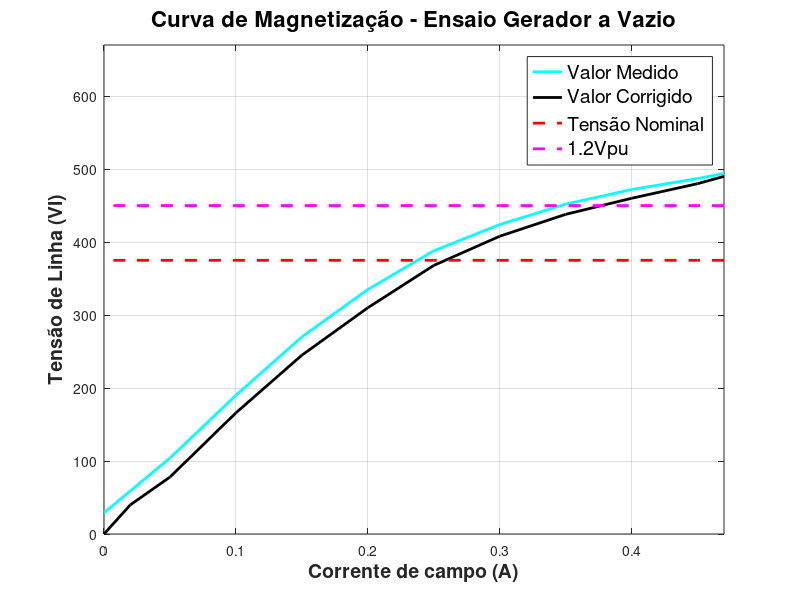

Recreate this plot in MATLAB.
function []=curva_vazio()
  close all
  clear all
  clc

  If=[0.47,0.45,0.40,0.35,0.3,0.25,0.2,0.15,0.1,0.05,0.02,0]
  V=[375,375,375,375,375,375,375,375,375,375,375,375]
  V2=1.2*[375,375,375,375,375,375,375,375,375,375,375,375]
  Vl=[494,487,472,452,424,388,335,270,190,104,59,29]
  Vl2=[490,480,460,438,408,368,310,245,166,78,40,0]

  plot(If,Vl,"Color","c","Linewidth",2.0)
  hold on;
  plot(If,Vl2,"Color","k","Linewidth",2.0)
  hold on;
  plot(If,V,"Color","r","Linewidth",2.0,"linestyle","--")
  legend ("Valor Corrigido","Valor Medido","Tensão Nominal","fontsize", 14)
  plot(If,V2,"Color","m","Linewidth",2.0,"linestyle","--")
  legend ("Valor Medido","Valor Corrigido","Tensão Nominal","1.2Vpu","fontsize", 14)


  xlabel("Corrente de campo (A)","Fontweight","Bold","fontsize", 14);
  ylabel("Tensão de Linha (Vl)","Fontweight","Bold","fontsize", 14);
  title ("Curva de Magnetização - Ensaio Gerador a Vazio","Fontweight","Bold","fontsize", 16);
  axis([0 0.47 0 670]);
  grid on;
